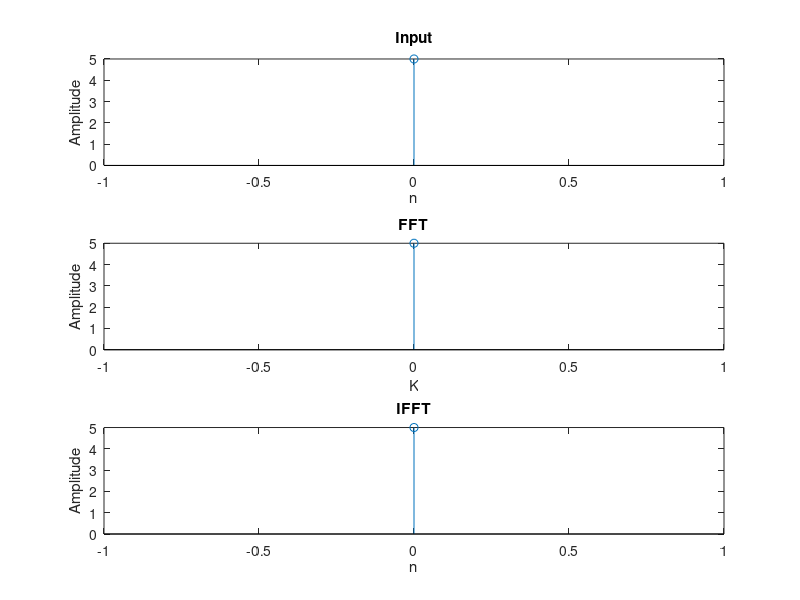

This chart was generated by the following MATLAB code:
%DFT and IDFT without using matlab functions
clc;
close all;
clear all;
x = input('Enter the sequence for FFT = ');
N = length(x); %finding the length of entered sequence for N point FFT

for k = 1:N %for every value of k
y(k) = 0;
for n = 1:N %for every value of n
y(k) = y(k)+x(n)*exp(-1i*2*pi*(k-1)*(n-1)/N);
%as per FFT formula 0 to n-1
end
end

t = 0:N-1;
subplot(3,1,1);
stem(t,x); % for discrete plotting
%plotting input sequence
ylabel('Amplitude');
xlabel('n');
title('Input');

magnitude = abs(y); % absolute values of individual FFT complex
disp('FFT : ');
disp(magnitude);

t = 0:N-1;
subplot(3,1,2);
stem(t,magnitude);
%plotting FFT sequence
ylabel('Amplitude');
xlabel('K');
title('FFT');

R = length(y); %length of the fft array

for n = 1:R
x1(n) = 0;
for k = 1:R %loop as per the IFFT formula
    x1(n) = x1(n)+(1/R)*y(k)*exp(1i*2*pi*(k-1)*(n-1)/R);
end
end


t = 0:R-1;
subplot(3,1,3);
stem(t,x1);
%ploting IFFT sequence
disp('IFFT :');
disp(x1);
ylabel('Amplitude');
xlabel('n');
title('IFFT');